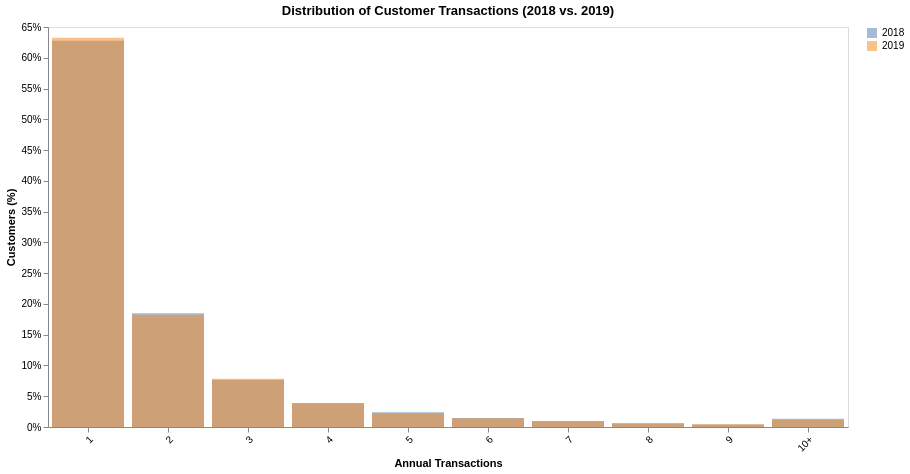

This figure's notebook cell:
### Code cell
bins = (list(range(1, 10 + 1, 1)) + [np.inf])
labels = [str(i) for i in range(1, 10, 1)] + ["10+"]

overlay_distributions(
    distribution_barplot(
        create_distribution(
            cust_data_2018, 
            column="NumTrans", 
            bins=bins,
            labels=labels
        ),
        column="NumTrans",
        x_title="Annual Transactions"
    ),
    distribution_barplot(
        create_distribution(
            cust_data_2019, 
            column="NumTrans", 
            bins=bins,
            labels=labels
        ),
        column="NumTrans",
        x_title="Annual Transactions"
    ),
    series=("2018", "2019"),
    title="Distribution of Customer Transactions (2018 vs. 2019)",
    opacity=0.5
)

### Figure 1 — Vega-Lite specification as saved in the notebook (floating-point values rounded to 4 significant figures)
{"config": {"view": {"continuousWidth": 300, "continuousHeight": 300}}, "layer": [{"data": {"name": "data-c9657bab1e2935b7139d3c04df6a4eaf"}, "mark": {"type": "bar", "opacity": 0.5}, "encoding": {"color": {"field": "Series", "title": null, "type": "nominal"}, "tooltip": [{"field": "Series", "title": "Series", "type": "nominal"}, {"field": "Range", "title": "Range", "type": "nominal"}, {"field": "Customers", "format": ",", "title": "Customers", "type": "quantitative"}, {"field": "Percent", "format": ".1%", "title": "Customers (%)", "type": "quantitative"}], "x": {"axis": {"grid": false, "labelAngle": -45}, "field": "Range", "sort": ["1", "2", "3", "4", "5", "6", "7", "8", "9", "10+"], "title": "Annual Transactions", "type": "nominal"}, "y": {"axis": {"format": "%", "grid": false}, "field": "Percent", "title": "Customers (%)", "type": "quantitative"}}, "title": "", "transform": [{"calculate": "toString('2018')", "as": "Series"}]}, {"data": {"name": "data-abff1cc9c8ef2ee8047130c62a067038"}, "mark": {"type": "bar", "opacity": 0.5}, "encoding": {"color": {"field": "Series", "title": null, "type": "nominal"}, "tooltip": [{"field": "Series", "title": "Series", "type": "nominal"}, {"field": "Range", "title": "Range", "type": "nominal"}, {"field": "Customers", "format": ",", "title": "Customers", "type": "quantitative"}, {"field": "Percent", "format": ".1%", "title": "Customers (%)", "type": "quantitative"}], "x": {"axis": {"grid": false, "labelAngle": -45}, "field": "Range", "sort": ["1", "2", "3", "4", "5", "6", "7", "8", "9", "10+"], "title": "Annual Transactions", "type": "nominal"}, "y": {"axis": {"format": "%", "grid": false}, "field": "Percent", "title": "Customers (%)", "type": "quantitative"}}, "title": "", "transform": [{"calculate": "toString('2019')", "as": "Series"}]}], "height": 400, "title": "Distribution of Customer Transactions (2018 vs. 2019)", "width": 800, "$schema": "https://vega.github.io/schema/vega-lite/v6.4.1.json", "datasets": {"data-c9657bab1e2935b7139d3c04df6a4eaf": [{"Range": "1", "Customers": 16475, "Percent": 0.6275}, {"Range": "2", "Customers": 4850, "Percent": 0.1847}, {"Range": "3", "Customers": 2018, "Percent": 0.07686}, {"Range": "4", "Customers": 1022, "Percent": 0.03893}, {"Range": "5", "Customers": 633, "Percent": 0.02411}, {"Range": "6", "Customers": 388, "Percent": 0.01478}, {"Range": "7", "Customers": 253, "Percent": 0.009637}, {"Range": "8", "Customers": 160, "Percent": 0.006094}, {"Range": "9", "Customers": 104, "Percent": 0.003961}, {"Range": "10+", "Customers": 351, "Percent": 0.01337}], "data-abff1cc9c8ef2ee8047130c62a067038": [{"Range": "1", "Customers": 20149, "Percent": 0.6325}, {"Range": "2", "Customers": 5810, "Percent": 0.1824}, {"Range": "3", "Customers": 2498, "Percent": 0.07842}, {"Range": "4", "Customers": 1231, "Percent": 0.03864}, {"Range": "5", "Customers": 715, "Percent": 0.02245}, {"Range": "6", "Customers": 449, "Percent": 0.0141}, {"Range": "7", "Customers": 304, "Percent": 0.009543}, {"Range": "8", "Customers": 189, "Percent": 0.005933}, {"Range": "9", "Customers": 138, "Percent": 0.004332}, {"Range": "10+", "Customers": 372, "Percent": 0.01168}]}}
